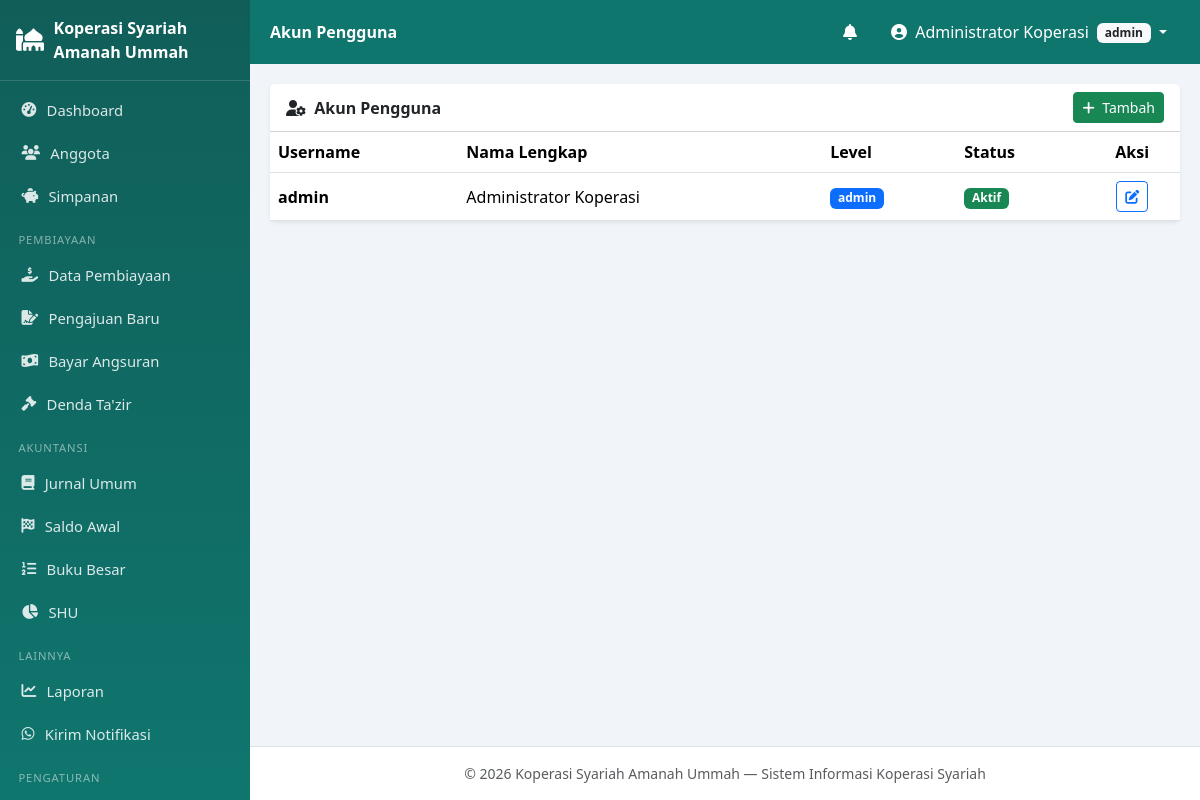
The app's page /index.php?mod=pengaturan&act=akun_user (signed in) with its own data.
### tables this page shows
CREATE TABLE profil_koperasi (
    id            INT PRIMARY KEY DEFAULT 1,
    nama_koperasi VARCHAR(150) NOT NULL,
    alamat        TEXT,
    no_telp       VARCHAR(30),
    email         VARCHAR(100),
    nama_ketua    VARCHAR(100),
    slogan        VARCHAR(150)
);

CREATE TABLE users (
    id_user       INT AUTO_INCREMENT PRIMARY KEY,
    username      VARCHAR(50) NOT NULL UNIQUE,
    password      VARCHAR(255) NOT NULL,
    nama_lengkap  VARCHAR(100) NOT NULL,
    level         ENUM('admin','manager','kasir') NOT NULL DEFAULT 'kasir',
    status        ENUM('aktif','nonaktif') NOT NULL DEFAULT 'aktif',
    created_at    TIMESTAMP DEFAULT CURRENT_TIMESTAMP
);

### config/database.php (called while the page is built, shortened)
<?php
class Database
{
    private static $instance = null;
    private function __construct()
    {
        try {
            $this->pdo = new PDO(
                'mysql:host=' . DB_HOST . ';dbname=' . DB_NAME . ';charset=utf8mb4',
                DB_USER, DB_PASS,
                [
                    PDO::ATTR_ERRMODE            => PDO::ERRMODE_EXCEPTION,
                    PDO::ATTR_DEFAULT_FETCH_MODE => PDO::FETCH_ASSOC,
                    PDO::ATTR_EMULATE_PREPARES   => false,
                ]
            );
        } catch (PDOException $e) {
            die('Koneksi database gagal: ' . $e->getMessage());
        }
    }
    public static function getInstance(): PDO
    {
        if (self::$instance === null) self::$instance = new self();
        return self::$instance->pdo;
    }
}

### models/PengaturanModel.php (called while the page is built, shortened)
<?php
require_once __DIR__ . '/../config/database.php';
class PengaturanModel
{
    private $db;
    public function __construct()
    {
        $this->db = Database::getInstance();
    }
    public function get(string $kunci, $default = null)
    {
        $st = $this->db->prepare('SELECT nilai FROM pengaturan WHERE kunci=?');
        $st->execute([$kunci]);
        $r = $st->fetch();
        return $r ? $r['nilai'] : $default;
    }
    public function profil()
    {
        return $this->db->query('SELECT * FROM profil_koperasi WHERE id=1')->fetch()
            ?: ['id' => 1, 'nama_koperasi' => 'Koperasi Syariah'];
    }
    public function userSemua(): array
    {
        return $this->db->query('SELECT * FROM users ORDER BY id_user')->fetchAll();
    }
}

### views/pengaturan/akun_user.php (the view, shortened to what this page needs)
<?php
require_once __DIR__ . '/../../models/PengaturanModel.php';
$rows = (new PengaturanModel())->userSemua();
$pageTitle = 'Akun Pengguna';
$active    = 'pengaturan-user';
include __DIR__ . '/../layout/header.php';
?>
<div class="card border-0 shadow-sm">
  <div class="card-header bg-white d-flex justify-content-between align-items-center">
    <b><i class="fas fa-user-cog me-1"></i> Akun Pengguna</b>
    <button class="btn btn-sm btn-success" data-bs-toggle="modal" data-bs-target="#modalUser"
            onclick="resetFormUser()"><i class="fas fa-plus me-1"></i> Tambah</button>
  </div>
  <div class="table-responsive">
    <table class="table table-hover align-middle mb-0">
      <thead><tr><th>Username</th><th>Nama Lengkap</th><th>Level</th><th>Status</th><th class="text-center">Aksi</th></tr></thead>
      <tbody>
      <?php foreach ($rows as $r): ?>
        <tr>
          <td><b><?= e($r['username']) ?></b></td>
          <td><?= e($r['nama_lengkap']) ?></td>
          <td><span class="badge bg-primary"><?= e($r['level']) ?></span></td>
          <td><?= badge_status($r['status']) ?></td>
          <td class="text-center">
            <button class="btn btn-sm btn-outline-primary" data-bs-toggle="modal" data-bs-target="#modalUser"
              data-id="<?= (int)$r['id_user'] ?>" data-username="<?= e($r['username']) ?>"
              data-nama="<?= e($r['nama_lengkap']) ?>" data-level="<?= e($r['level']) ?>"
              data-status="<?= e($r['status']) ?>" onclick="isiFormUser(this)"><i class="fas fa-edit"></i></button>
          </td>
        </tr>
      <?php endforeach; ?>
      </tbody>
    </table>
  </div>
</div>
<?php include __DIR__ . '/../layout/footer.php'; ?>

### views/layout/header.php (shortened to what this page needs)
<?php
require_once __DIR__ . '/../../config/database.php';
require_once __DIR__ . '/../../models/PengaturanModel.php';
$user      = $_SESSION['user'];
$pageTitle = $pageTitle ?? 'Dashboard';
$active    = $active ?? 'dashboard';
$pmModel = new PengaturanModel();
$profil  = $pmModel->profil();
$logo    = trim((string)$pmModel->get('logo', ''));
$logoAda = $logo !== '' && file_exists(__DIR__ . '/../../assets/img/' . $logo);
if (!function_exists('e')) {
    function e($s) { return htmlspecialchars((string)($s ?? ''), ENT_QUOTES, 'UTF-8'); }
}
if (!function_exists('badge_status')) {
    function badge_status(string $s): string {
        $map = ['pengajuan'=>'warning','berjalan'=>'primary','lunas'=>'success','ditolak'=>'danger',
                'aktif'=>'success','nonaktif'=>'secondary','belum'=>'secondary'];
        $c = $map[$s] ?? 'secondary';
        return '<span class="badge bg-' . $c . '">' . ucfirst($s) . '</span>';
    }
}
?>
<!DOCTYPE html>
<html lang="id">
<head>
<link href="https://cdn.jsdelivr.net/npm/bootstrap@5.3.3/dist/css/bootstrap.min.css" rel="stylesheet">
<link href="https://cdnjs.cloudflare.com/ajax/libs/font-awesome/6.5.2/css/all.min.css" rel="stylesheet">
<link rel="stylesheet" href="assets/css/style.css">
</head>
<body>
<div class="wrapper">
  <aside class="sidebar" id="sidebar">
    <div class="brand">
      <?php if ($logoAda): ?>
        <img src="assets/img/<?= e($logo) ?>" alt="Logo">
      <?php else: ?>
        <i class="fas fa-mosque"></i>
      <?php endif; ?>
      <span><?= e($profil['nama_koperasi'] ?? 'KSU Syariah') ?></span>
    </div>
    <nav>
      <a href="index.php?mod=dashboard" class="<?= $active==='dashboard'?'on':'' ?>">
        <i class="fas fa-tachometer-alt"></i> Dashboard</a>
      <a href="index.php?mod=anggota&act=list" class="<?= $active==='anggota'?'on':'' ?>">
        <i class="fas fa-users"></i> Anggota</a>
      <a href="index.php?mod=simpanan&act=list" class="<?= $active==='simpanan'?'on':'' ?>">
        <i class="fas fa-piggy-bank"></i> Simpanan</a>
      <div class="menu-label">Pembiayaan</div>
      <a href="index.php?mod=pembiayaan&act=list" class="<?= $active==='pembiayaan'?'on':'' ?>">
        <i class="fas fa-hand-holding-usd"></i> Data Pembiayaan</a>
      <a href="index.php?mod=pembiayaan&act=pengajuan" class="<?= $active==='pembiayaan-pengajuan'?'on':'' ?>">
        <i class="fas fa-file-signature"></i> Pengajuan Baru</a>
      <a href="index.php?mod=pembiayaan&act=angsuran" class="<?= $active==='pembiayaan-angsuran'?'on':'' ?>">
        <i class="fas fa-money-bill-wave"></i> Bayar Angsuran</a>
      <a href="index.php?mod=denda&act=list" class="<?= $active==='denda'?'on':'' ?>">
        <i class="fas fa-gavel"></i> Denda Ta'zir</a>
      <div class="menu-label">Akuntansi</div>
      <a href="index.php?mod=jurnal&act=list" class="<?= $active==='jurnal'?'on':'' ?>">
        <i class="fas fa-book"></i> Jurnal Umum</a>
      <a href="index.php?mod=jurnal&act=saldo_awal" class="<?= $active==='jurnal-saldo-awal'?'on':'' ?>">
        <i class="fas fa-flag-checkered"></i> Saldo Awal</a>
      <a href="index.php?mod=jurnal&act=buku_besar" class="<?= $active==='jurnal-buku-besar'?'on':'' ?>">
        <i class="fas fa-list-ol"></i> Buku Besar</a>
      <a href="index.php?mod=shu&act=list" class="<?= $active==='shu'?'on':'' ?>">
        <i class="fas fa-chart-pie"></i> SHU</a>
      <div class="menu-label">Lainnya</div>
      <a href="index.php?mod=laporan" class="<?= $active==='laporan'?'on':'' ?>">
        <i class="fas fa-chart-line"></i> Laporan</a>
      <a href="index.php?mod=notifikasi&act=kirim" class="<?= $active==='notifikasi-kirim'?'on':'' ?>">
        <i class="fab fa-whatsapp"></i> Kirim Notifikasi</a>
      <?php if ($user['level'] === 'admin'): ?>
      <div class="menu-label">Pengaturan</div>
      <a href="index.php?mod=pengaturan&act=profil" class="<?= $active==='pengaturan-profil'?'on':'' ?>">
        <i class="fas fa-building"></i> Profil Koperasi</a>
      <?php endif; ?>
    </nav>
  </aside>
  <div class="main">
    <nav class="topbar">
      <div class="topbar-title"><?= e($pageTitle) ?></div>
      <div class="dropdown ms-auto me-2">
        <button class="btn btn-link text-white position-relative" data-bs-toggle="dropdown">
          <i class="fas fa-bell"></i>
        </button>
      </div>
      <div class="dropdown">
        <button class="btn btn-link text-white dropdown-toggle text-decoration-none" data-bs-toggle="dropdown">
          <i class="fas fa-user-circle me-1"></i> <?= e($user['nama_lengkap']) ?>
          <span class="badge bg-light text-dark ms-1"><?= e($user['level']) ?></span>
        </button>
      </div>
    </nav>
    <main class="content">

### views/layout/footer.php (shortened to what this page needs)
    </main>
    <footer class="text-center small text-muted py-3 border-top bg-white">
      &copy; <?= date('Y') ?> <?= e($profil['nama_koperasi'] ?? 'Koperasi Syariah') ?>
      — Sistem Informasi Koperasi Syariah
    </footer>
  </div>
</div>
</body>
</html>

### assets/css/style.css (style rules this page uses)
:root { --primary: #0f766e; --primary-2: #115e59; --sidebar-w: 250px; }
body { background: #f1f5f9; font-family: system-ui, -apple-system, "Segoe UI", Roboto, sans-serif; }
.wrapper { display: flex; min-height: 100vh; }
.main { flex: 1; margin-left: var(--sidebar-w); display: flex; flex-direction: column; min-width: 0; }
.content { padding: 1.25rem; flex: 1; }
.sidebar { width: var(--sidebar-w); background: linear-gradient(180deg, var(--primary-2), var(--primary)); color: #fff; position: fixed; top: 0; bottom: 0; left: 0; overflow-y: auto; z-index: 1040; }
.sidebar .brand { display: flex; align-items: center; gap: .6rem; padding: 1rem; font-weight: 700; border-bottom: 1px solid rgba(255,255,255,.15); min-height: 64px; }
.sidebar .brand i { font-size: 1.4rem; }
.sidebar nav { padding: .5rem 0 2rem; }
.sidebar nav a { display: flex; align-items: center; gap: .65rem; padding: .65rem 1.15rem; color: rgba(255,255,255,.85); text-decoration: none; font-size: .925rem; border-left: 3px solid transparent; }
.sidebar .menu-label { padding: .9rem 1.15rem .3rem; font-size: .7rem; text-transform: uppercase; letter-spacing: .08em; color: rgba(255,255,255,.5); }
.topbar { background: var(--primary); min-height: 64px; display: flex; align-items: center; padding: 0 1.25rem; position: sticky; top: 0; z-index: 1030; }
.topbar-title { color: #fff; font-weight: 600; }
.topbar .btn-link { text-decoration: none; }
.table thead th { white-space: nowrap; }

### records on screen
profil_koperasi: nama_koperasi "Koperasi Syariah Amanah Ummah"
users: nama_lengkap "Administrator Koperasi", level "admin", username "admin", status "Aktif"

### other values on screen
$pageTitle "Akun Pengguna"
